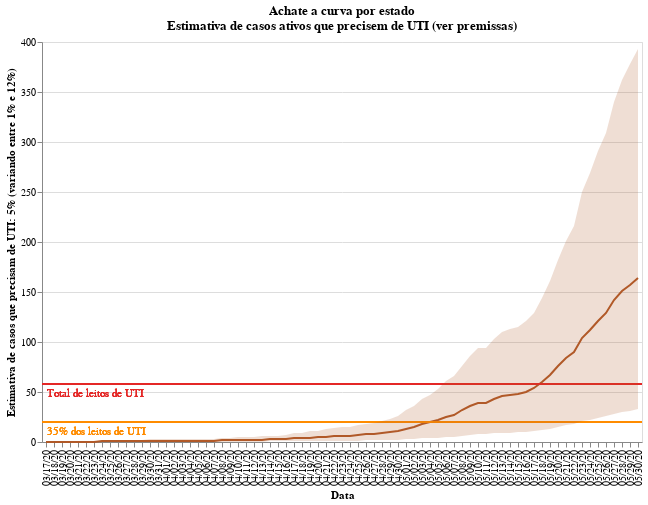

Write notebook code for a chart like this one.
### Code cell
#hide_input
opt = df[STATE_COLUMN].unique()
opt.sort()
input_dropdown = alt.binding_select(options=opt)
selection = alt.selection_single(
    fields=[STATE_COLUMN], 
    init={STATE_COLUMN:'AC'}, 
    bind=input_dropdown, 
    name=" ")
color = alt.condition(selection,
                    alt.Color(STATE_COLUMN+':N', 
                              scale=alt.Scale(scheme='Paired', reverse=True), legend=None),
                              alt.value('#ffbf79')
                     )

chart = alt.Chart(df).mark_line().encode(
    x=alt.X(DATE_COLUMN+':O', axis=alt.Axis(title=DATE_COLUMN)),
    y=alt.Y(CASES_NEED_ICU_COLUMN+':Q', axis=alt.Axis(
        title=["Estimativa de casos que precisam de UTI: {:.0f}".format(CASES_NEED_ICU*100)+"% (variando entre {:.0f}".format(LOWER_BOUND_ICU_NEED*100)+"% e {:.0f}".format(UPPER_BOUND_ICU_NEED*100)+"%)"])),
    color=color,
    tooltip=[
        DATE_COLUMN, 
        STATE_COLUMN, 
        CASES_NEED_ICU_COLUMN
    ],
    order=alt.Order(
    STATE_COLUMN,
    sort='ascending'
    )
).properties(
    title=[
        "Achate a curva por estado",
        "Estimativa de casos ativos que precisem de UTI (ver premissas)"
    ]
).add_selection(
    selection
).transform_filter(
    selection
)

shades = alt.Chart(df).mark_area().encode(
    x=DATE_COLUMN+':O',
    y=LOWER_BOUND_ICU_NEED_STR+":Q",
    y2=UPPER_BOUND_ICU_NEED_STR+':Q',
    color=color,
    opacity = alt.condition(selection, alt.value(0.2), alt.value(0.5))
).transform_filter(
    selection
)

x1line = alt.Chart(df.groupby(DATE_COLUMN).last()).mark_rule(color='#e42726', strokeWidth=2).encode(
    y=ICUS_COLUMN+':Q'
).transform_filter(
    selection
)

text1 = alt.Chart(df.groupby(DATE_COLUMN).last()).mark_text(align='left', x=5, dy=10, color='#e42726', strokeWidth=1).encode(
    y=ICUS_COLUMN+':Q',
    text=alt.value("Total de leitos de UTI")   
).transform_filter(
    selection
)

x2line = alt.Chart(df.groupby(DATE_COLUMN).last()).mark_rule(color='darkorange', strokeWidth=2).encode(
    y=AVAILABLE_ICUS_COLUMN+':Q'
).transform_filter(
    selection
)

text2 = alt.Chart(df.groupby(DATE_COLUMN).last()).mark_text(align='left', x=5, dy=10, color='darkorange', strokeWidth=1).encode(
    y=AVAILABLE_ICUS_COLUMN+':Q',
    text=alt.value("{:.0f}".format(AVAILABLE_PERCENTAGE_ICU*100)+"% dos leitos de UTI")   
).transform_filter(
    selection
)

plot = chart.properties(width=CHART_WIDTH, height=CHART_HEIGHT) + x1line + text1 + x2line + text2 + shades
plot

### Figure 1 — Vega-Lite specification as saved in the notebook (floating-point values rounded to 4 significant figures; data arrays with more than 128 entries replaced by an {"elided": "..."} marker saying what was removed)
{"config": {"view": {"continuousWidth": 400, "continuousHeight": 300}}, "layer": [{"data": {"name": "data-7642d3822dddf0c8bab05db5515e614a"}, "mark": "line", "encoding": {"color": {"condition": {"type": "nominal", "field": "Estado", "legend": null, "scale": {"reverse": true, "scheme": "Paired"}, "selection": " "}, "value": "#ffbf79"}, "order": {"type": "nominal", "field": "Estado", "sort": "ascending"}, "tooltip": [{"type": "nominal", "field": "Data"}, {"type": "nominal", "field": "Estado"}, {"type": "quantitative", "field": "5% dos ativos"}], "x": {"type": "ordinal", "axis": {"title": "Data"}, "field": "Data"}, "y": {"type": "quantitative", "axis": {"title": ["Estimativa de casos que precisam de UTI: 5% (variando entre 1% e 12%)"]}, "field": "5% dos ativos"}}, "height": 400, "selection": {" ": {"type": "single", "fields": ["Estado"], "init": {"Estado": "AC"}, "bind": {"input": "select", "options": ["AC", "AL", "AM", "AP", "BA", "CE", "DF", "ES", "GO", "MA", "MG", "MS", "MT", "PA", "PB", "PE", "PI", "PR", "RJ", "RN", "RO", "RR", "RS", "SC", "SE", "SP", "TO"]}}}, "title": ["Achate a curva por estado", "Estimativa de casos ativos que precisem de UTI (ver premissas)"], "transform": [{"filter": {"selection": " "}}], "width": 600}, {"data": {"name": "data-ca12c768c3143450f7b94c8b90d5c4bd"}, "mark": {"type": "rule", "color": "#e42726", "strokeWidth": 2}, "encoding": {"y": {"type": "quantitative", "field": "UTIs"}}, "transform": [{"filter": {"selection": " "}}]}, {"data": {"name": "data-ca12c768c3143450f7b94c8b90d5c4bd"}, "mark": {"type": "text", "align": "left", "color": "#e42726", "dy": 10, "strokeWidth": 1, "x": 5}, "encoding": {"text": {"value": "Total de leitos de UTI"}, "y": {"type": "quantitative", "field": "UTIs"}}, "transform": [{"filter": {"selection": " "}}]}, {"data": {"name": "data-ca12c768c3143450f7b94c8b90d5c4bd"}, "mark": {"type": "rule", "color": "darkorange", "strokeWidth": 2}, "encoding": {"y": {"type": "quantitative", "field": "35% das UTIs"}}, "transform": [{"filter": {"selection": " "}}]}, {"data": {"name": "data-ca12c768c3143450f7b94c8b90d5c4bd"}, "mark": {"type": "text", "align": "left", "color": "darkorange", "dy": 10, "strokeWidth": 1, "x": 5}, "encoding": {"text": {"value": "35% dos leitos de UTI"}, "y": {"type": "quantitative", "field": "35% das UTIs"}}, "transform": [{"filter": {"selection": " "}}]}, {"data": {"name": "data-7642d3822dddf0c8bab05db5515e614a"}, "mark": "area", "encoding": {"color": {"condition": {"type": "nominal", "field": "Estado", "legend": null, "scale": {"reverse": true, "scheme": "Paired"}, "selection": " "}, "value": "#ffbf79"}, "opacity": {"condition": {"value": 0.2, "selection": " "}, "value": 0.5}, "x": {"type": "ordinal", "field": "Data"}, "y": {"type": "quantitative", "field": "1% dos ativos"}, "y2": {"field": "12% dos ativos"}}, "transform": [{"filter": {"selection": " "}}]}], "$schema": "https://vega.github.io/schema/vega-lite/v4.8.1.json", "datasets": {"data-7642d3822dddf0c8bab05db5515e614a": {"elided": "2068 records"}, "data-ca12c768c3143450f7b94c8b90d5c4bd": [{"Estado": "SP", "Casos confirmados": 1, "Ativos": 1, "1% dos ativos": 0, "5% dos ativos": 0, "12% dos ativos": 0, "UTIs": 9269, "35% das UTIs": 3244}, {"Estado": "SP", "Casos confirmados": 1, "Ativos": 1, "1% dos ativos": 0, "5% dos ativos": 0, "12% dos ativos": 0, "UTIs": 9269, "35% das UTIs": 3244}, {"Estado": "SP", "Casos confirmados": 1, "Ativos": 1, "1% dos ativos": 0, "5% dos ativos": 0, "12% dos ativos": 0, "UTIs": 9269, "35% das UTIs": 3244}, {"Estado": "SP", "Casos confirmados": 2, "Ativos": 1, "1% dos ativos": 0, "5% dos ativos": 0, "12% dos ativos": 0, "UTIs": 9269, "35% das UTIs": 3244}, {"Estado": "SP", "Casos confirmados": 2, "Ativos": 1, "1% dos ativos": 0, "5% dos ativos": 0, "12% dos ativos": 0, "UTIs": 9269, "35% das UTIs": 3244}, {"Estado": "SP", "Casos confirmados": 2, "Ativos": 1, "1% dos ativos": 0, "5% dos ativos": 0, "12% dos ativos": 0, "UTIs": 9269, "35% das UTIs": 3244}, {"Estado": "SP", "Casos confirmados": 2, "Ativos": 1, "1% dos ativos": 0, "5% dos ativos": 0, "12% dos ativos": 0, "UTIs": 9269, "35% das UTIs": 3244}, {"Estado": "SP", "Casos confirmados": 2, "Ativos": 1, "1% dos ativos": 0, "5% dos ativos": 0, "12% dos ativos": 0, "UTIs": 9269, "35% das UTIs": 3244}, {"Estado": "SP", "Casos confirmados": 3, "Ativos": 2, "1% dos ativos": 0, "5% dos ativos": 0, "12% dos ativos": 0, "UTIs": 9269, "35% das UTIs": 3244}, {"Estado": "SP", "Casos confirmados": 6, "Ativos": 3, "1% dos ativos": 0, "5% dos ativos": 0, "12% dos ativos": 0, "UTIs": 9269, "35% das UTIs": 3244}, {"Estado": "BA", "Casos confirmados": 1, "Ativos": 1, "1% dos ativos": 0, "5% dos ativos": 0, "12% dos ativos": 0, "UTIs": 1573, "35% das UTIs": 550}, {"Estado": "ES", "Casos confirmados": 1, "Ativos": 1, "1% dos ativos": 0, "5% dos ativos": 0, "12% dos ativos": 0, "UTIs": 804, "35% das UTIs": 281}, {"Estado": "ES", "Casos confirmados": 1, "Ativos": 1, "1% dos ativos": 0, "5% dos ativos": 0, "12% dos ativos": 0, "UTIs": 804, "35% das UTIs": 281}, {"Estado": "SP", "Casos confirmados": 16, "Ativos": 9, "1% dos ativos": 0, "5% dos ativos": 0, "12% dos ativos": 1, "UTIs": 9269, "35% das UTIs": 3244}, {"Estado": "BA", "Casos confirmados": 2, "Ativos": 1, "1% dos ativos": 0, "5% dos ativos": 0, "12% dos ativos": 0, "UTIs": 1573, "35% das UTIs": 550}, {"Estado": "SP", "Casos confirmados": 30, "Ativos": 16, "1% dos ativos": 0, "5% dos ativos": 1, "12% dos ativos": 2, "UTIs": 9269, "35% das UTIs": 3244}, {"Estado": "PB", "Casos confirmados": 0, "Ativos": 0, "1% dos ativos": 0, "5% dos ativos": 0, "12% dos ativos": 0, "UTIs": 536, "35% das UTIs": 187}, {"Estado": "SC", "Casos confirmados": 3, "Ativos": 2, "1% dos ativos": 0, "5% dos ativos": 0, "12% dos ativos": 0, "UTIs": 1064, "35% das UTIs": 372}, {"Estado": "MG", "Casos confirmados": 4, "Ativos": 2, "1% dos ativos": 0, "5% dos ativos": 0, "12% dos ativos": 0, "UTIs": 3151, "35% das UTIs": 1102}, {"Estado": "DF", "Casos confirmados": 14, "Ativos": 8, "1% dos ativos": 0, "5% dos ativos": 0, "12% dos ativos": 1, "UTIs": 997, "35% das UTIs": 348}, {"Estado": "MS", "Casos confirmados": 4, "Ativos": 2, "1% dos ativos": 0, "5% dos ativos": 0, "12% dos ativos": 0, "UTIs": 432, "35% das UTIs": 151}, {"Estado": "AC", "Casos confirmados": 3, "Ativos": 2, "1% dos ativos": 0, "5% dos ativos": 0, "12% dos ativos": 0, "UTIs": 58, "35% das UTIs": 20}, {"Estado": "PE", "Casos confirmados": 19, "Ativos": 10, "1% dos ativos": 0, "5% dos ativos": 0, "12% dos ativos": 1, "UTIs": 1647, "35% das UTIs": 576}, {"Estado": "PB", "Casos confirmados": 1, "Ativos": 1, "1% dos ativos": 0, "5% dos ativos": 0, "12% dos ativos": 0, "UTIs": 536, "35% das UTIs": 187}, {"Estado": "RS", "Casos confirmados": 43, "Ativos": 23, "1% dos ativos": 0, "5% dos ativos": 1, "12% dos ativos": 3, "UTIs": 1660, "35% das UTIs": 581}, {"Estado": "SP", "Casos confirmados": 396, "Ativos": 213, "1% dos ativos": 2, "5% dos ativos": 11, "12% dos ativos": 26, "UTIs": 9269, "35% das UTIs": 3244}, {"Estado": "SC", "Casos confirmados": 68, "Ativos": 37, "1% dos ativos": 0, "5% dos ativos": 2, "12% dos ativos": 4, "UTIs": 1064, "35% das UTIs": 372}, {"Estado": "PA", "Casos confirmados": 5, "Ativos": 3, "1% dos ativos": 0, "5% dos ativos": 0, "12% dos ativos": 0, "UTIs": 661, "35% das UTIs": 231}, {"Estado": "CE", "Casos confirmados": 185, "Ativos": 100, "1% dos ativos": 1, "5% dos ativos": 5, "12% dos ativos": 12, "UTIs": 1002, "35% das UTIs": 350}, {"Estado": "BA", "Casos confirmados": 91, "Ativos": 49, "1% dos ativos": 0, "5% dos ativos": 2, "12% dos ativos": 6, "UTIs": 1573, "35% das UTIs": 550}, {"Estado": "AL", "Casos confirmados": 11, "Ativos": 6, "1% dos ativos": 0, "5% dos ativos": 0, "12% dos ativos": 1, "UTIs": 426, "35% das UTIs": 149}, {"Estado": "RO", "Casos confirmados": 6, "Ativos": 3, "1% dos ativos": 0, "5% dos ativos": 0, "12% dos ativos": 0, "UTIs": 285, "35% das UTIs": 99}, {"Estado": "PR", "Casos confirmados": 137, "Ativos": 74, "1% dos ativos": 1, "5% dos ativos": 4, "12% dos ativos": 9, "UTIs": 2444, "35% das UTIs": 855}, {"Estado": "RO", "Casos confirmados": 6, "Ativos": 3, "1% dos ativos": 0, "5% dos ativos": 0, "12% dos ativos": 0, "UTIs": 285, "35% das UTIs": 99}, {"Estado": "ES", "Casos confirmados": 85, "Ativos": 46, "1% dos ativos": 0, "5% dos ativos": 2, "12% dos ativos": 6, "UTIs": 804, "35% das UTIs": 281}, {"Estado": "ES", "Casos confirmados": 97, "Ativos": 52, "1% dos ativos": 1, "5% dos ativos": 3, "12% dos ativos": 6, "UTIs": 804, "35% das UTIs": 281}, {"Estado": "GO", "Casos confirmados": 73, "Ativos": 39, "1% dos ativos": 0, "5% dos ativos": 2, "12% dos ativos": 5, "UTIs": 1200, "35% das UTIs": 420}, {"Estado": "MA", "Casos confirmados": 80, "Ativos": 43, "1% dos ativos": 0, "5% dos ativos": 2, "12% dos ativos": 5, "UTIs": 682, "35% das UTIs": 238}, {"Estado": "RJ", "Casos confirmados": 1074, "Ativos": 579, "1% dos ativos": 6, "5% dos ativos": 29, "12% dos ativos": 69, "UTIs": 4008, "35% das UTIs": 1402}, {"Estado": "AL", "Casos confirmados": 23, "Ativos": 12, "1% dos ativos": 0, "5% dos ativos": 1, "12% dos ativos": 1, "UTIs": 426, "35% das UTIs": 149}, {"Estado": "GO", "Casos confirmados": 115, "Ativos": 62, "1% dos ativos": 1, "5% dos ativos": 3, "12% dos ativos": 7, "UTIs": 1200, "35% das UTIs": 420}, {"Estado": "RJ", "Casos confirmados": 1461, "Ativos": 788, "1% dos ativos": 8, "5% dos ativos": 39, "12% dos ativos": 95, "UTIs": 4008, "35% das UTIs": 1402}, {"Estado": "MG", "Casos confirmados": 559, "Ativos": 301, "1% dos ativos": 3, "5% dos ativos": 15, "12% dos ativos": 36, "UTIs": 3151, "35% das UTIs": 1102}, {"Estado": "TO", "Casos confirmados": 23, "Ativos": 12, "1% dos ativos": 0, "5% dos ativos": 1, "12% dos ativos": 1, "UTIs": 161, "35% das UTIs": 56}, {"Estado": "MS", "Casos confirmados": 89, "Ativos": 48, "1% dos ativos": 0, "5% dos ativos": 2, "12% dos ativos": 6, "UTIs": 432, "35% das UTIs": 151}, {"Estado": "GO", "Casos confirmados": 191, "Ativos": 103, "1% dos ativos": 1, "5% dos ativos": 5, "12% dos ativos": 12, "UTIs": 1200, "35% das UTIs": 420}, {"Estado": "PA", "Casos confirmados": 237, "Ativos": 128, "1% dos ativos": 1, "5% dos ativos": 6, "12% dos ativos": 15, "UTIs": 661, "35% das UTIs": 231}, {"Estado": "MS", "Casos confirmados": 101, "Ativos": 54, "1% dos ativos": 1, "5% dos ativos": 3, "12% dos ativos": 6, "UTIs": 432, "35% das UTIs": 151}, {"Estado": "AP", "Casos confirmados": 244, "Ativos": 132, "1% dos ativos": 1, "5% dos ativos": 7, "12% dos ativos": 16, "UTIs": 78, "35% das UTIs": 27}, {"Estado": "DF", "Casos confirmados": 651, "Ativos": 351, "1% dos ativos": 4, "5% dos ativos": 18, "12% dos ativos": 42, "UTIs": 997, "35% das UTIs": 348}, {"Estado": "AM", "Casos confirmados": 1554, "Ativos": 838, "1% dos ativos": 8, "5% dos ativos": 42, "12% dos ativos": 101, "UTIs": 450, "35% das UTIs": 157}, {"Estado": "RO", "Casos confirmados": 92, "Ativos": 50, "1% dos ativos": 0, "5% dos ativos": 2, "12% dos ativos": 6, "UTIs": 285, "35% das UTIs": 99}, {"Estado": "BA", "Casos confirmados": 1064, "Ativos": 574, "1% dos ativos": 6, "5% dos ativos": 29, "12% dos ativos": 69, "UTIs": 1573, "35% das UTIs": 550}, {"Estado": "RO", "Casos confirmados": 128, "Ativos": 69, "1% dos ativos": 1, "5% dos ativos": 3, "12% dos ativos": 8, "UTIs": 285, "35% das UTIs": 99}, {"Estado": "AL", "Casos confirmados": 159, "Ativos": 86, "1% dos ativos": 1, "5% dos ativos": 4, "12% dos ativos": 10, "UTIs": 426, "35% das UTIs": 149}, {"Estado": "AM", "Casos confirmados": 2160, "Ativos": 1164, "1% dos ativos": 12, "5% dos ativos": 58, "12% dos ativos": 140, "UTIs": 450, "35% das UTIs": 157}, {"Estado": "AM", "Casos confirmados": 2270, "Ativos": 1224, "1% dos ativos": 12, "5% dos ativos": 61, "12% dos ativos": 147, "UTIs": 450, "35% das UTIs": 157}, {"Estado": "RR", "Casos confirmados": 297, "Ativos": 160, "1% dos ativos": 2, "5% dos ativos": 8, "12% dos ativos": 19, "UTIs": 25, "35% das UTIs": 8}, {"Estado": "PE", "Casos confirmados": 3604, "Ativos": 1943, "1% dos ativos": 19, "5% dos ativos": 97, "12% dos ativos": 233, "UTIs": 1647, "35% das UTIs": 576}, {"Estado": "PI", "Casos confirmados": 297, "Ativos": 160, "1% dos ativos": 2, "5% dos ativos": 8, "12% dos ativos": 19, "UTIs": 293, "35% das UTIs": 102}, {"Estado": "SC", "Casos confirmados": 1235, "Ativos": 666, "1% dos ativos": 7, "5% dos ativos": 33, "12% dos ativos": 80, "UTIs": 1064, "35% das UTIs": 372}, {"Estado": "SC", "Casos confirmados": 1337, "Ativos": 721, "1% dos ativos": 7, "5% dos ativos": 36, "12% dos ativos": 87, "UTIs": 1064, "35% das UTIs": 372}, {"Estado": "AL", "Casos confirmados": 643, "Ativos": 347, "1% dos ativos": 3, "5% dos ativos": 17, "12% dos ativos": 42, "UTIs": 426, "35% das UTIs": 149}, {"Estado": "GO", "Casos confirmados": 661, "Ativos": 356, "1% dos ativos": 4, "5% dos ativos": 18, "12% dos ativos": 43, "UTIs": 1200, "35% das UTIs": 420}, {"Estado": "PI", "Casos confirmados": 513, "Ativos": 277, "1% dos ativos": 3, "5% dos ativos": 14, "12% dos ativos": 33, "UTIs": 293, "35% das UTIs": 102}, {"Estado": "RR", "Casos confirmados": 519, "Ativos": 280, "1% dos ativos": 3, "5% dos ativos": 14, "12% dos ativos": 34, "UTIs": 25, "35% das UTIs": 8}, {"Estado": "AL", "Casos confirmados": 1226, "Ativos": 661, "1% dos ativos": 7, "5% dos ativos": 33, "12% dos ativos": 79, "UTIs": 426, "35% das UTIs": 149}, {"Estado": "DF", "Casos confirmados": 1605, "Ativos": 865, "1% dos ativos": 9, "5% dos ativos": 43, "12% dos ativos": 104, "UTIs": 997, "35% das UTIs": 348}, {"Estado": "MA", "Casos confirmados": 4227, "Ativos": 2279, "1% dos ativos": 23, "5% dos ativos": 114, "12% dos ativos": 273, "UTIs": 682, "35% das UTIs": 238}, {"Estado": "AP", "Casos confirmados": 1733, "Ativos": 934, "1% dos ativos": 9, "5% dos ativos": 47, "12% dos ativos": 112, "UTIs": 78, "35% das UTIs": 27}, {"Estado": "MT", "Casos confirmados": 366, "Ativos": 197, "1% dos ativos": 2, "5% dos ativos": 10, "12% dos ativos": 24, "UTIs": 591, "35% das UTIs": 206}, {"Estado": "PB", "Casos confirmados": 1657, "Ativos": 893, "1% dos ativos": 9, "5% dos ativos": 45, "12% dos ativos": 107, "UTIs": 536, "35% das UTIs": 187}, {"Estado": "RN", "Casos confirmados": 1821, "Ativos": 982, "1% dos ativos": 10, "5% dos ativos": 49, "12% dos ativos": 118, "UTIs": 526, "35% das UTIs": 184}, {"Estado": "PA", "Casos confirmados": 6519, "Ativos": 3514, "1% dos ativos": 35, "5% dos ativos": 176, "12% dos ativos": 422, "UTIs": 661, "35% das UTIs": 231}, {"Estado": "GO", "Casos confirmados": 1069, "Ativos": 576, "1% dos ativos": 6, "5% dos ativos": 29, "12% dos ativos": 69, "UTIs": 1200, "35% das UTIs": 420}, {"Estado": "ES", "Casos confirmados": 4599, "Ativos": 2479, "1% dos ativos": 25, "5% dos ativos": 124, "12% dos ativos": 297, "UTIs": 804, "35% das UTIs": 281}, {"Estado": "AC", "Casos confirmados": 1460, "Ativos": 787, "1% dos ativos": 8, "5% dos ativos": 39, "12% dos ativos": 94, "UTIs": 58, "35% das UTIs": 20}, {"Estado": "DF", "Casos confirmados": 2979, "Ativos": 1606, "1% dos ativos": 16, "5% dos ativos": 80, "12% dos ativos": 193, "UTIs": 997, "35% das UTIs": 348}, {"Estado": "AL", "Casos confirmados": 2761, "Ativos": 1488, "1% dos ativos": 15, "5% dos ativos": 74, "12% dos ativos": 179, "UTIs": 426, "35% das UTIs": 149}, {"Estado": "MS", "Casos confirmados": 452, "Ativos": 244, "1% dos ativos": 2, "5% dos ativos": 12, "12% dos ativos": 29, "UTIs": 432, "35% das UTIs": 151}, {"Estado": "RS", "Casos confirmados": 3695, "Ativos": 1992, "1% dos ativos": 20, "5% dos ativos": 100, "12% dos ativos": 239, "UTIs": 1660, "35% das UTIs": 581}, {"Estado": "MG", "Casos confirmados": 4474, "Ativos": 2412, "1% dos ativos": 24, "5% dos ativos": 121, "12% dos ativos": 289, "UTIs": 3151, "35% das UTIs": 1102}, {"Estado": "PI", "Casos confirmados": 2287, "Ativos": 1233, "1% dos ativos": 12, "5% dos ativos": 62, "12% dos ativos": 148, "UTIs": 293, "35% das UTIs": 102}, {"Estado": "PE", "Casos confirmados": 20094, "Ativos": 10833, "1% dos ativos": 108, "5% dos ativos": 542, "12% dos ativos": 1300, "UTIs": 1647, "35% das UTIs": 576}, {"Estado": "CE", "Casos confirmados": 28112, "Ativos": 15155, "1% dos ativos": 152, "5% dos ativos": 758, "12% dos ativos": 1819, "UTIs": 1002, "35% das UTIs": 350}, {"Estado": "ES", "Casos confirmados": 8495, "Ativos": 4580, "1% dos ativos": 46, "5% dos ativos": 229, "12% dos ativos": 550, "UTIs": 804, "35% das UTIs": 281}, {"Estado": "MG", "Casos confirmados": 5596, "Ativos": 3017, "1% dos ativos": 30, "5% dos ativos": 151, "12% dos ativos": 362, "UTIs": 3151, "35% das UTIs": 1102}, {"Estado": "MS", "Casos confirmados": 805, "Ativos": 434, "1% dos ativos": 4, "5% dos ativos": 22, "12% dos ativos": 52, "UTIs": 432, "35% das UTIs": 151}, {"Estado": "AC", "Casos confirmados": 3867, "Ativos": 2085, "1% dos ativos": 21, "5% dos ativos": 104, "12% dos ativos": 250, "UTIs": 58, "35% das UTIs": 20}, {"Estado": "AM", "Casos confirmados": 29867, "Ativos": 16102, "1% dos ativos": 161, "5% dos ativos": 805, "12% dos ativos": 1932, "UTIs": 450, "35% das UTIs": 157}, {"Estado": "PA", "Casos confirmados": 27366, "Ativos": 14753, "1% dos ativos": 148, "5% dos ativos": 738, "12% dos ativos": 1770, "UTIs": 661, "35% das UTIs": 231}, {"Estado": "AC", "Casos confirmados": 4781, "Ativos": 2577, "1% dos ativos": 26, "5% dos ativos": 129, "12% dos ativos": 309, "UTIs": 58, "35% das UTIs": 20}, {"Estado": "BA", "Casos confirmados": 15070, "Ativos": 8124, "1% dos ativos": 81, "5% dos ativos": 406, "12% dos ativos": 975, "UTIs": 1573, "35% das UTIs": 550}, {"Estado": "SC", "Casos confirmados": 8000, "Ativos": 4313, "1% dos ativos": 43, "5% dos ativos": 216, "12% dos ativos": 518, "UTIs": 1064, "35% das UTIs": 372}, {"Estado": "ES", "Casos confirmados": 12903, "Ativos": 6956, "1% dos ativos": 70, "5% dos ativos": 348, "12% dos ativos": 835, "UTIs": 804, "35% das UTIs": 281}, {"Estado": "RR", "Casos confirmados": 2564, "Ativos": 1382, "1% dos ativos": 14, "5% dos ativos": 69, "12% dos ativos": 166, "UTIs": 25, "35% das UTIs": 8}]}}
